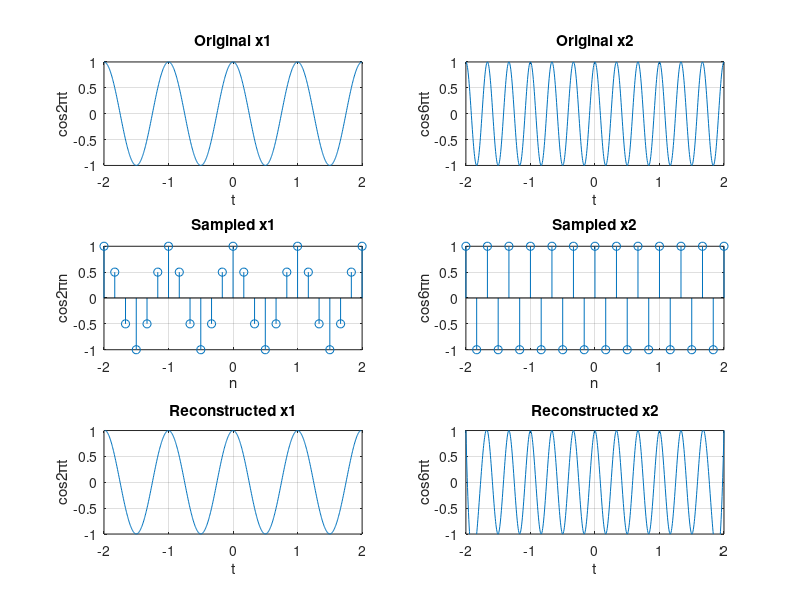

Reproduce this figure in MATLAB.

t = -2:0.005:2;
x1 = cos(2*pi*t);
x2 = cos(6*pi*t);

subplot(3,2,1), plot(t, x1);
title("Original x1");
axis([-2 2 -1 1]); grid on;
xlabel('t'), ylabel('cos2\pit');

subplot(3,2,2), plot(t, x2);
title("Original x2");
axis([-2 2 -1 1]); grid on;
xlabel('t'), ylabel('cos6\pit');

Fs = 6;
n = -2:1/Fs:2;
x1n = cos(2*pi*n);
x2n = cos(6*pi*n);

subplot(3,2,3), stem(n, x1n);
title("Sampled x1");
axis([-2 2 -1 1]); grid on;
xlabel('n'), ylabel('cos2\pin');

subplot(3,2,4), stem(n, x2n);
title("Sampled x2");
axis([-2 2 -1 1]); grid on;
xlabel('n'), ylabel('cos6\pin');

y1 = spline(n, x1n, t);
y2 = spline(n, x2n, t);

subplot(3,2,5), plot(t, y1);
title("Reconstructed x1");
axis([-2 2 -1 1]); grid on;
xlabel('t'), ylabel('cos2\pit');

subplot(3,2,6), plot(t, y2);
title("Reconstructed x2");
axis([-2 2 -1 1]); grid on;
xlabel('t'), ylabel('cos6\pit');
